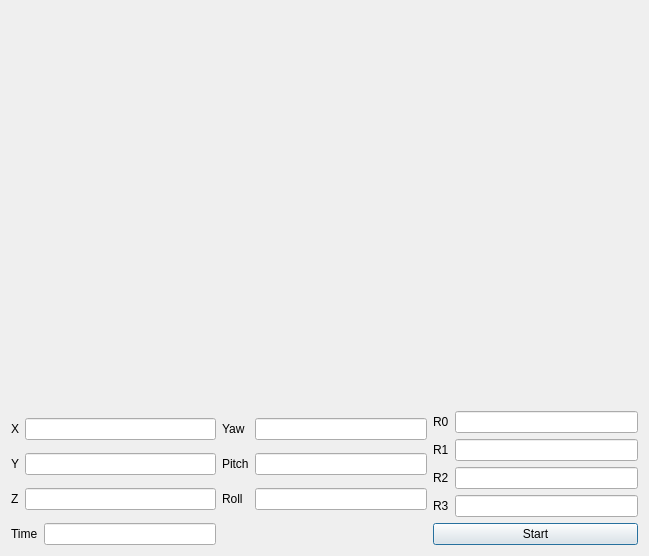
<?xml version="1.0" encoding="UTF-8"?>
<ui version="4.0">
 <class>Dialog</class>
 <widget class="QDialog" name="Dialog">
  <property name="geometry">
   <rect>
    <x>0</x>
    <y>0</y>
    <width>649</width>
    <height>556</height>
   </rect>
  </property>
  <property name="windowTitle">
   <string>Dialog</string>
  </property>
  <layout class="QVBoxLayout" name="verticalLayout">
   <item>
    <widget class="QWidget" name="mainwidget" native="true"/>
   </item>
   <item>
    <layout class="QGridLayout" name="gridLayout_5">
     <item row="0" column="2">
      <layout class="QGridLayout" name="gridLayout">
       <item row="3" column="0">
        <widget class="QLabel" name="R3Label">
         <property name="text">
          <string>R3</string>
         </property>
        </widget>
       </item>
       <item row="1" column="0">
        <widget class="QLabel" name="R1Label">
         <property name="text">
          <string>R1</string>
         </property>
        </widget>
       </item>
       <item row="2" column="0">
        <widget class="QLabel" name="R2Label">
         <property name="text">
          <string>R2</string>
         </property>
        </widget>
       </item>
       <item row="2" column="1">
        <widget class="QLineEdit" name="R2LineEdit"/>
       </item>
       <item row="0" column="0">
        <widget class="QLabel" name="R0Label">
         <property name="text">
          <string>R0</string>
         </property>
        </widget>
       </item>
       <item row="0" column="1">
        <widget class="QLineEdit" name="R0LineEdit"/>
       </item>
       <item row="1" column="1">
        <widget class="QLineEdit" name="R1LineEdit"/>
       </item>
       <item row="3" column="1">
        <widget class="QLineEdit" name="R3LineEdit"/>
       </item>
      </layout>
     </item>
     <item row="1" column="0">
      <layout class="QGridLayout" name="gridLayout_4">
       <item row="0" column="0">
        <widget class="QLabel" name="TimeLabel">
         <property name="text">
          <string>Time</string>
         </property>
        </widget>
       </item>
       <item row="0" column="1">
        <widget class="QLineEdit" name="TimeLineEdit"/>
       </item>
      </layout>
     </item>
     <item row="0" column="0">
      <layout class="QGridLayout" name="gridLayout_2">
       <item row="0" column="0">
        <widget class="QLabel" name="XLabel">
         <property name="text">
          <string>X</string>
         </property>
        </widget>
       </item>
       <item row="1" column="0">
        <widget class="QLabel" name="YLabel">
         <property name="text">
          <string>Y</string>
         </property>
        </widget>
       </item>
       <item row="2" column="0">
        <widget class="QLabel" name="ZLabel">
         <property name="text">
          <string>Z</string>
         </property>
        </widget>
       </item>
       <item row="0" column="1">
        <widget class="QLineEdit" name="XLineEdit"/>
       </item>
       <item row="2" column="1">
        <widget class="QLineEdit" name="ZLineEdit"/>
       </item>
       <item row="1" column="1">
        <widget class="QLineEdit" name="YLineEdit"/>
       </item>
      </layout>
     </item>
     <item row="0" column="1">
      <layout class="QGridLayout" name="gridLayout_3">
       <item row="0" column="0">
        <widget class="QLabel" name="YawLabel">
         <property name="text">
          <string>Yaw</string>
         </property>
        </widget>
       </item>
       <item row="1" column="0">
        <widget class="QLabel" name="PitchLabel">
         <property name="text">
          <string>Pitch</string>
         </property>
        </widget>
       </item>
       <item row="2" column="0">
        <widget class="QLabel" name="RollLabel">
         <property name="text">
          <string>Roll</string>
         </property>
        </widget>
       </item>
       <item row="0" column="1">
        <widget class="QLineEdit" name="YawLineEdit"/>
       </item>
       <item row="1" column="1">
        <widget class="QLineEdit" name="PitchLineEdit"/>
       </item>
       <item row="2" column="1">
        <widget class="QLineEdit" name="RollLineEdit"/>
       </item>
      </layout>
     </item>
     <item row="1" column="2">
      <widget class="QPushButton" name="pauseButton">
       <property name="text">
        <string>Start</string>
       </property>
      </widget>
     </item>
    </layout>
   </item>
  </layout>
 </widget>
 <layoutdefault spacing="6" margin="11"/>
 <resources/>
 <connections/>
</ui>
